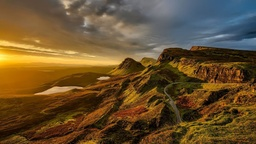
#> input picture Image/lam_mờ.jpg, 256 x 144 px, shrunk from 1200 x 675 before the run
$ python -i streamlit_app.py   (imports and definitions only)
#> lines starting #> are read from the running program, lines starting #| are printed output that depends on the picture; after the words box and inside, x2 and y2 are one past the last pixel; in counts of white or black regions, pixels touching at a corner belong together
#> further down, picture is the input picture: shape (144, 256, 3); mean B, G, R 46.4, 80.4, 104.6
import os
import io
import cv2
import numpy as np
import streamlit as st
import matplotlib.pyplot as plt
from PIL import Image
from skimage.metrics import structural_similarity as ssim
from skimage.metrics import peak_signal_noise_ratio as psnr


# =============================
# TIỆN ÍCH XỬ LÝ ẢNH
# =============================

# ----------BÀI 1: NHIỄU ----------

# [41 lines left out: functions add_gaussian_noise, add_salt_pepper, mean_filter, not called in this run]


def gaussian_filter(image: np.ndarray, ksize: int = 5, sigma: float = 1.0):
    """Làm mờ Gaussian (from scratch)."""
#> called with ksize = 5, sigma = 1
    ksize = ksize if ksize % 2 == 1 else ksize + 1
    ax = np.arange(-ksize // 2 + 1., ksize // 2 + 1.)
    xx, yy = np.meshgrid(ax, ax)

    # Công thức Gaussian 2D với hệ số chuẩn hóa
    kernel = (1.0 / (2.0 * np.pi * sigma**2)) * np.exp(-(xx**2 + yy**2) / (2.0 * sigma**2))

    # Chuẩn hóa sao cho tổng = 1 (đảm bảo không đổi độ sáng ảnh)
    kernel = kernel / np.sum(kernel)

    # Dùng hàm tích chập tự viết (không dùng cv2.filter2D)
    return cv2.filter2D(image, -1, kernel.astype(np.float32))


# [16 lines left out: functions median_filter, bilateral_filter, not called in this run]


# ---------- ĐÁNH GIÁ CHẤT LƯỢNG ----------

def compute_psnr(orig: np.ndarray, proc: np.ndarray) -> float:
	"""Tính PSNR giữa ảnh gốc và ảnh xử lý."""
	return psnr(orig, proc, data_range=255)


# [13 lines left out: function compute_ssim, not called in this run]


# ----------BÀI 2: PHÁT HIỆN BIÊN (TỪ ĐẦU) ----------
def pad_reflect(img, pad):
    """Padding phản chiếu ở biên để giảm artefact khi lọc."""
#> called with pad = 1
    return np.pad(img, ((pad,pad),(pad,pad)), mode='reflect')
#> returned value: shape (146, 258) float64

def convolve2d(img, kernel):
    """Tự cài đặt tích chập 2D (valid trên ảnh, có pad để giữ kích thước).
    - img: (H,W)
    - kernel: (k,k)
    Trả về: (H,W)
    """
    img = np.asarray(img, dtype=np.float64)
    k = np.asarray(kernel, dtype=np.float64)
    kh, kw = k.shape
    assert kh == kw and kh % 2 == 1, "Kernel phải là ma trận vuông kích thước lẻ."
    r = kh//2
    padded = pad_reflect(img, r)
    H, W = img.shape
#> H = 144; W = 256
    out = np.zeros_like(img, dtype=np.float64)
    kf = np.flip(np.flip(k, 0), 1)  # lật kernel cho chuẩn tích chập
    for i in range(H):
        for j in range(W):
            region = padded[i:i+kh, j:j+kw]
            out[i,j] = np.sum(region * kf)
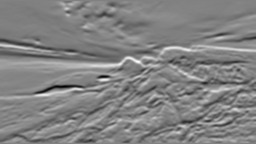
#> out: shape (144, 256) float64; min -325, max 314, mean 2.2; drawn with min black and max white
    return out


def sobel_from_scratch(image: np.ndarray, threshold: float = 50.0):
    """Sobel : trả về edges, gx, gy, mag.
    - gx: gradient theo X (phát hiện biên dọc)
    - gy: gradient theo Y (phát hiện biên ngang)
    """
    gray = cv2.cvtColor(image, cv2.COLOR_BGR2GRAY) if image.ndim == 3 else image

    # Kernel Sobel
    sobel_x = np.array([[-1, -2, -1],
                        [ 0,  0,  0],
                        [ 1,  2,  1]], dtype=np.float32)   # Gx (biên dọc)

    sobel_y = np.array([[-1,  0,  1],
                        [-2,  0,  2],
                        [-1,  0,  1]], dtype=np.float32)   # Gy (biên ngang)

    gx = convolve2d(gray, sobel_x)
    gy = convolve2d(gray, sobel_y)
#> after the loop in convolve2d (call 2), `for i in range(H):`:
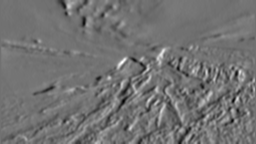
#> out: shape (144, 256) float64; min -206, max 255, mean 1.3; drawn with min black and max white
    mag = np.sqrt(gx ** 2 + gy ** 2)  # kết hợp 2 hướng
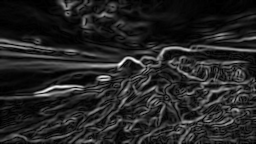
#> mag: shape (144, 256) float64; min 0, max 337.1, mean 49.1; drawn with min black and max white
    edges = (mag > threshold).astype(np.uint8) * 255
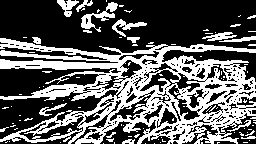
#> edges: shape (144, 256); 37.3% white; 102 white regions (84 under 20 px), largest, box (x1, y1, x2, y2) and area: (0, 38, 256, 144) 11888, (81, 2, 118, 32) 344, (112, 19, 147, 37) 202
    return edges.astype(np.uint8), gx.astype(np.float32), gy.astype(np.float32), mag.astype(np.float32)


def prewitt_from_scratch(image: np.ndarray, threshold: float = 50.0):
	"""Prewitt: trả về edges, gx, gy, mag."""
	gray = cv2.cvtColor(image, cv2.COLOR_BGR2GRAY) if image.ndim == 3 else image
	px = np.array([[-1, 0, 1],
				  [-1, 0, 1],
				  [-1, 0, 1]], dtype=np.float32)
	py = np.array([[-1, -1, -1],
				  [ 0,  0,  0],
				  [ 1,  1,  1]], dtype=np.float32)
	gx = convolve2d(gray, px)
	gy = convolve2d(gray, py)
	mag = np.sqrt(gx ** 2 + gy ** 2) # kết hợp 2 hướng
	edges = (mag > threshold).astype(np.uint8) * 255
#> edges: shape (144, 256); 26.2% white; 132 white regions (101 under 20 px), largest, box (x1, y1, x2, y2) and area: (0, 45, 256, 134) 2780, (137, 56, 256, 144) 2742, (0, 71, 121, 100) 736
	return edges.astype(np.uint8), gx.astype(np.float32), gy.astype(np.float32), mag.astype(np.float32)


def laplacian_from_scratch(image: np.ndarray, threshold: float = 50.0):
	"""Laplacian: trả về edges, response."""
#> called with threshold = 50
	gray = cv2.cvtColor(image, cv2.COLOR_BGR2GRAY) if image.ndim == 3 else image
	lap = np.array([[0, -1, 0],
				   [-1, 4, -1],
				   [0, -1, 0]], dtype=np.float32)
	resp = convolve2d(gray, lap)
#> in pad_reflect (call 5), `return np.pad(img, ((pad,pad),(pad,pad)), mode='reflect')`:
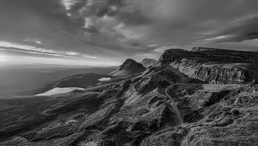
#> returned value: shape (146, 258) float64; min 1, max 235, mean 83.7
#> after the loop in convolve2d (call 5), `for i in range(H):`:
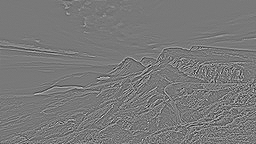
#> out: shape (144, 256) float64; min -240, max 264, mean 0; drawn with min black and max white
	edges = (np.abs(resp) > threshold).astype(np.uint8) * 255
#> edges: shape (144, 256); 14.8% white in thin lines or dots
	return edges.astype(np.uint8), resp.astype(np.float32)


def canny_reference(image: np.ndarray, low: int = 50, high: int = 150):
	"""So sánh với Canny của OpenCV."""
#> called with low = 30, high = 80
	gray = cv2.cvtColor(image, cv2.COLOR_BGR2GRAY) if image.ndim == 3 else image
	return cv2.Canny(gray, low, high)
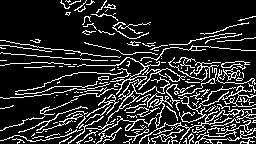
#> returned value: shape (144, 256); 16.7% white in thin lines or dots


# ----------BÀI 3: TĂNG CƯỜNG ẢNH ----------

# [55 lines left out: functions laplacian_sharpen, unsharp_mask, clahe_equalization, not called in this run]


# ---------- BÀI 4: ẢNH Y TẾ  ----------
def medical_edge_detection_pipeline(bgr_image: np.ndarray, gaussian_ksize: int = 5, gaussian_sigma: float = 1.0,
									   threshold: int = 50, canny_low: int = 30, canny_high: int = 80):
	"""
	Pipeline phát hiện biên cho ảnh y tế dùng các phương pháp ở Bài 2.
	Trả về: dict gồm gray, denoised, s_edges, p_edges, l_edges, c_edges
	"""
	gray = ensure_gray(bgr_image)
	denoised = gaussian_filter(gray, ksize=gaussian_ksize, sigma=gaussian_sigma)
	s_edges, _, _, _ = sobel_from_scratch(denoised, threshold)
	p_edges, _, _, _ = prewitt_from_scratch(denoised, threshold)
	l_edges, _ = laplacian_from_scratch(gray, threshold)
	c_edges = canny_reference(denoised, canny_low, canny_high)
	return {
		"gray": gray,
		"denoised": denoised,
		"s_edges": s_edges,
		"p_edges": p_edges,
		"l_edges": l_edges,
		"c_edges": c_edges,
	}


# ---------- HỖ TRỢ VẼ HISTOGRAM ----------

# [27 lines left out: functions plot_hist, to_image, not called in this run]


def ensure_gray(image: np.ndarray):
	"""Đảm bảo ảnh xám.
	Trả về: np.ndarray (uint8)
	"""
	return cv2.cvtColor(image, cv2.COLOR_BGR2GRAY) if image.ndim == 3 else image


# =============================
# STREAMLIT APP
# =============================

# [33 lines not run here, left out]

# Hiển thị ảnh gốc
# [1 line that did not run here, left out]
# [278 lines not run here, left out]

# Cho phép người dùng tự chọn ảnh muốn xuất theo từng tác vụ
export_options = {}
# [34 lines that did not run here, left out]

# [1 line that did not run here, left out]
# [1 line that did not run here, left out]

# [10 lines not run here, left out]

>>> import cv2
>>> picture = cv2.imread('Image/lam_mờ.jpg')
>>> result = medical_edge_detection_pipeline(picture)
#> result = 6 items

$ run again, on Image/tăng_cường_ảnh.jpg
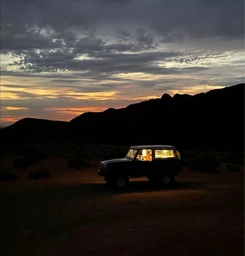
#> input picture Image/tăng_cường_ảnh.jpg, 245 x 256 px, shrunk from 1296 x 1354 before the run
#> picture is the input picture: shape (256, 245, 3); mean B, G, R 47.7, 52.1, 57.4
#> after the loop in convolve2d (call 5), `for i in range(H):`:
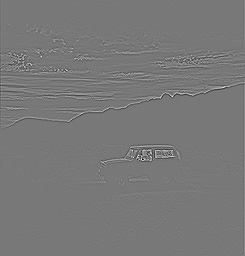
#> out: shape (256, 245) float64; min -322, max 358, mean 0; drawn with min black and max white
#> in canny_reference, `return cv2.Canny(gray, low, high)`:
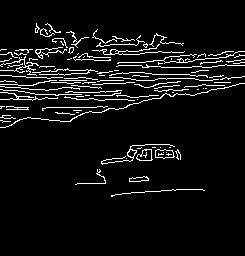
#> returned value: shape (256, 245); 6.3% white in thin lines or dots, all inside (x1, y1, x2, y2) = (0, 23, 245, 197)
#> result = 6 items
